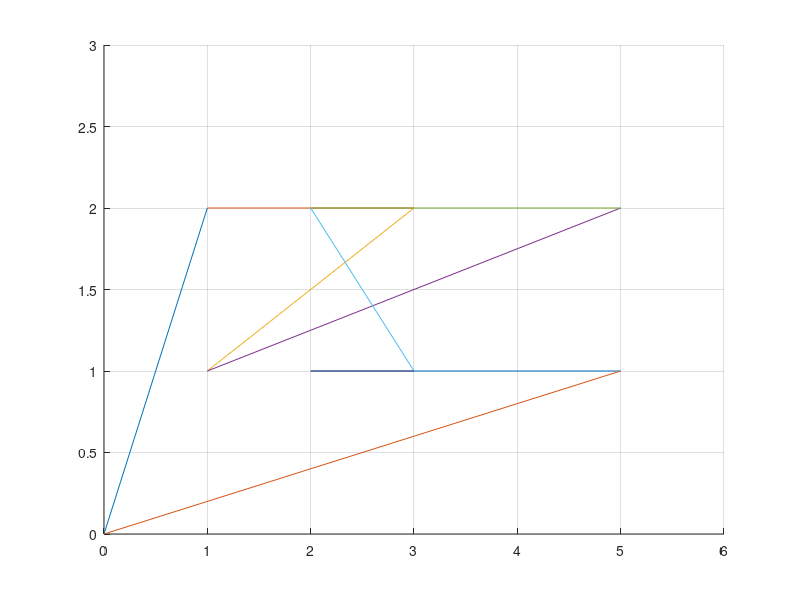

MATLAB code to generate this figure:
%% Test of route generation for genetic algorithm
%% FE 2020

%% Mostly manually set start and end positions with random target groups for each seedling
n = 4;
vertices = 2*n+1;
startEnd = [0 0];
seedlings = [1 1 randi([1 2],1),
             1 2 randi([1 2],1),
             2 1 randi([1 2],1),
             2 2 randi([1 2],1)];
target1 = [3 2,
           3 1,
           4 2,
           4 1];
       
target2 = [5 2,
           5 1,
           6 2,
           6 1];
%% Generate population an route vector depending on population       
population = randperm(n,n);
routeMatrix = zeros(vertices+1, 2);
posCount = 2;
targetCount1 = 1;
targetCount2 = 1;
for i = 1:length(population)
    routeMatrix(posCount,:) = seedlings(population(i),1:2);
    if seedlings(population(i),3) == 1
        routeMatrix(posCount+1,:) = target1(targetCount1,:);
        targetCount1 = targetCount1 + 1;
    end
    if seedlings(population(i),3) == 2
        routeMatrix(posCount+1,:) = target2(targetCount2,:);
        targetCount2 = targetCount2 + 1;
    end
    posCount = posCount + 2;
end

%% Calculation of route length
routeLength = 0;
for i = 2:vertices
    verticeLength = abs(sqrt(routeMatrix(i,1)^2+routeMatrix(i,2)^2)...
        - sqrt(routeMatrix(i-1,1)^2+routeMatrix(i-1,2)^2));
    routeLength = routeLength + verticeLength;
end

%% Plot route
figure(1);
xlim([0 6]);
ylim([0 3]);
grid on;
for i = 1:vertices
    hold on
    plot(routeMatrix([i, i+1],1), routeMatrix([i, i+1],2))
    hold off
end
